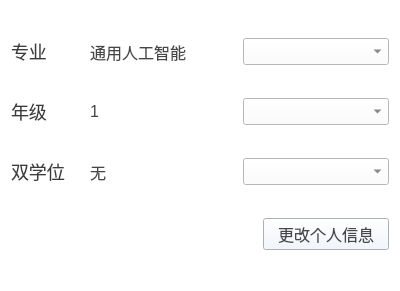
<?xml version="1.0" encoding="UTF-8"?>
<ui version="4.0">
 <class>Frame</class>
 <widget class="QFrame" name="Frame">
  <property name="geometry">
   <rect>
    <x>0</x>
    <y>0</y>
    <width>400</width>
    <height>291</height>
   </rect>
  </property>
  <property name="windowTitle">
   <string>个人信息</string>
  </property>
  <property name="whatsThis">
   <string>&lt;html&gt;&lt;head/&gt;&lt;body&gt;&lt;p&gt;&lt;br/&gt;&lt;/p&gt;&lt;/body&gt;&lt;/html&gt;</string>
  </property>
  <property name="styleSheet">
   <string notr="true">background-color:white;
color:black;
</string>
  </property>
  <layout class="QVBoxLayout" name="verticalLayout">
   <item>
    <layout class="QHBoxLayout" name="horizontalLayout" stretch="1,2,2">
     <item>
      <widget class="QLabel" name="label">
       <property name="styleSheet">
        <string notr="true">color:rgb(60, 60, 60);
    font-size: 18px; /* 设置字体大小 */</string>
       </property>
       <property name="text">
        <string>专业</string>
       </property>
      </widget>
     </item>
     <item>
      <widget class="QLabel" name="major_tag">
       <property name="styleSheet">
        <string notr="true">color:rgb(70, 70, 70);
    font-size: 16px; /* 设置字体大小 */</string>
       </property>
       <property name="text">
        <string>通用人工智能</string>
       </property>
      </widget>
     </item>
     <item>
      <widget class="QComboBox" name="major">
       <property name="styleSheet">
        <string notr="true">color:rgb(70, 70, 70);
    font-size: 16px; /* 设置字体大小 */</string>
       </property>
      </widget>
     </item>
    </layout>
   </item>
   <item>
    <layout class="QHBoxLayout" name="horizontalLayout_2" stretch="1,2,2">
     <item>
      <widget class="QLabel" name="label_2">
       <property name="styleSheet">
        <string notr="true">color:rgb(60, 60, 60);
    font-size: 18px; /* 设置字体大小 */</string>
       </property>
       <property name="text">
        <string>年级</string>
       </property>
      </widget>
     </item>
     <item>
      <widget class="QLabel" name="grade_tag">
       <property name="styleSheet">
        <string notr="true">color:rgb(70, 70, 70);
    font-size: 16px; /* 设置字体大小 */</string>
       </property>
       <property name="text">
        <string>1</string>
       </property>
      </widget>
     </item>
     <item>
      <widget class="QComboBox" name="grade">
       <property name="styleSheet">
        <string notr="true">color:rgb(70, 70, 70);
    font-size: 16px; /* 设置字体大小 */</string>
       </property>
      </widget>
     </item>
    </layout>
   </item>
   <item>
    <layout class="QHBoxLayout" name="horizontalLayout_3" stretch="1,2,2">
     <item>
      <widget class="QLabel" name="label_3">
       <property name="styleSheet">
        <string notr="true">color:rgb(60, 60, 60);
    font-size: 18px; /* 设置字体大小 */</string>
       </property>
       <property name="text">
        <string>双学位</string>
       </property>
      </widget>
     </item>
     <item>
      <widget class="QLabel" name="double_major_tag">
       <property name="styleSheet">
        <string notr="true">color:rgb(70, 70, 70);
    font-size: 16px; /* 设置字体大小 */</string>
       </property>
       <property name="text">
        <string>无</string>
       </property>
      </widget>
     </item>
     <item>
      <widget class="QComboBox" name="double_major">
       <property name="styleSheet">
        <string notr="true">color:rgb(70, 70, 70);
    font-size: 16px; /* 设置字体大小 */</string>
       </property>
      </widget>
     </item>
    </layout>
   </item>
   <item>
    <layout class="QHBoxLayout" name="horizontalLayout_4" stretch="2,1">
     <item>
      <spacer name="horizontalSpacer">
       <property name="orientation">
        <enum>Qt::Orientation::Horizontal</enum>
       </property>
       <property name="sizeHint" stdset="0">
        <size>
         <width>40</width>
         <height>20</height>
        </size>
       </property>
      </spacer>
     </item>
     <item>
      <widget class="QPushButton" name="set_pinfo">
       <property name="styleSheet">
        <string notr="true">QPushButton {
background-color: rgb(240, 245, 255); /* 设置背景颜色 */
color:rgb(70, 70, 70);
    font-size: 16px; /* 设置字体大小 */
}
</string>
       </property>
       <property name="text">
        <string>更改个人信息</string>
       </property>
      </widget>
     </item>
    </layout>
   </item>
  </layout>
 </widget>
 <resources/>
 <connections/>
</ui>
